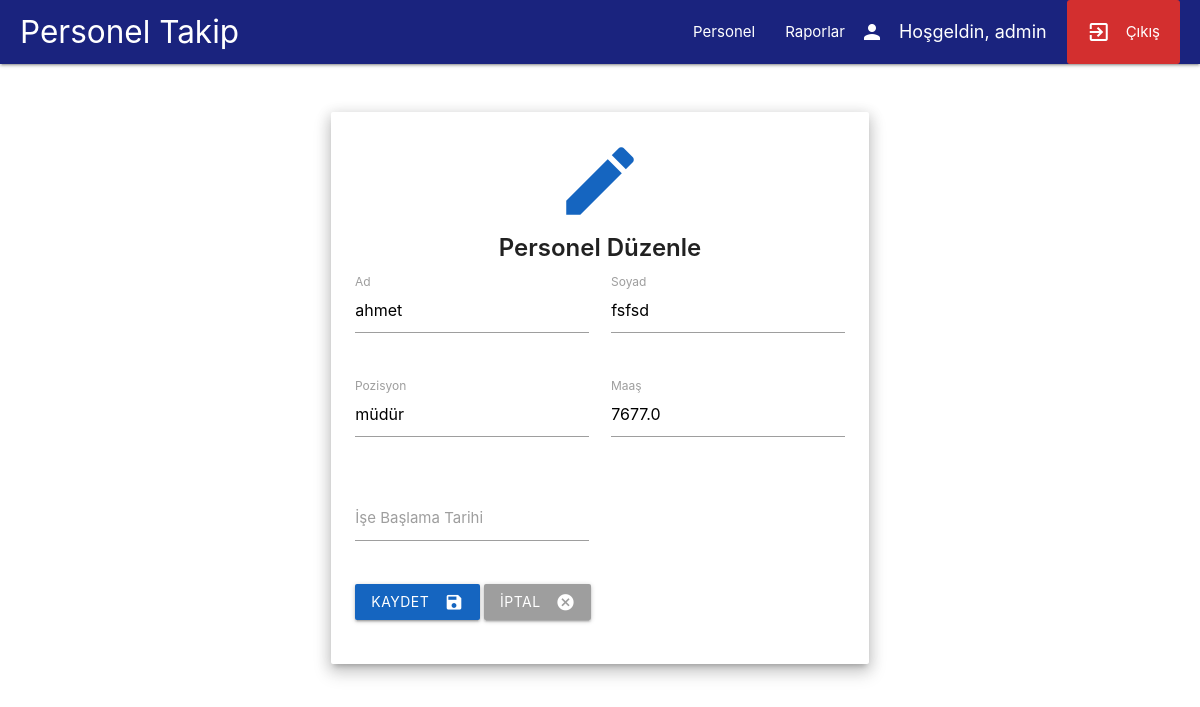
Screenshot of /personel/duzenle/1 (signed in) with the database file from the repository.
### app.py (models this page shows)
class User(UserMixin, db.Model):
    id = db.Column(db.Integer, primary_key=True)
    username = db.Column(db.String(150), unique=True, nullable=False)
    password = db.Column(db.String(150), nullable=False)

class Personel(db.Model):
    id = db.Column(db.Integer, primary_key=True)
    ad = db.Column(db.String(100), nullable=False)
    soyad = db.Column(db.String(100), nullable=False)
    pozisyon = db.Column(db.String(100), nullable=False)
    ise_baslama = db.Column(db.String(20))
    maas = db.Column(db.Float)

### app.py (the view, shortened to what this page needs)
@app.route('/personel/duzenle/<int:id>', methods=['GET', 'POST'])
@login_required
def personel_duzenle(id):
    personel = Personel.query.get_or_404(id)
    return render_template('personel_duzenle.html', personel=personel)

### app.py (called while the page is built)
@login_manager.user_loader
def load_user(user_id):
    return User.query.get(int(user_id))

### templates/personel_duzenle.html
{% extends 'base.html' %}
{% block content %}
<div class="row" style="margin-top: 5vh;">
    <div class="col s12 m8 offset-m2">
        <div class="card z-depth-3">
            <div class="card-content">
                <div class="center-align">
                    <i class="material-icons large blue-text text-darken-3">edit</i>
                    <span class="card-title" style="font-weight:600;">Personel Düzenle</span>
                </div>
                <form method="POST">
                    <div class="row">
                        <div class="input-field col s12 m6">
                            <input type="text" name="ad" id="ad" value="{{ personel.ad }}" required>
                            <label for="ad" class="active">Ad</label>
                        </div>
                        <div class="input-field col s12 m6">
                            <input type="text" name="soyad" id="soyad" value="{{ personel.soyad }}" required>
                            <label for="soyad" class="active">Soyad</label>
                        </div>
                    </div>
                    <div class="row">
                        <div class="input-field col s12 m6">
                            <input type="text" name="pozisyon" id="pozisyon" value="{{ personel.pozisyon }}" required>
                            <label for="pozisyon" class="active">Pozisyon</label>
                        </div>
                        <div class="input-field col s12 m6">
                            <input type="number" name="maas" id="maas" value="{{ personel.maas }}">
                            <label for="maas" class="active">Maaş</label>
                        </div>
                    </div>
                    <div class="row">
                        <div class="input-field col s12 m6">
                            <input type="text" name="ise_baslama" id="ise_baslama" value="{{ personel.ise_baslama }}">
                            <label for="ise_baslama" class="active">İşe Başlama Tarihi</label>
                        </div>
                    </div>
                    <div class="row">
                        <div class="col s12">
                            <button class="btn waves-effect waves-light blue darken-3" type="submit">
                                Kaydet
                                <i class="material-icons right">save</i>
                            </button>
                            <a href="{{ url_for('personel') }}" class="btn waves-effect waves-light grey">
                                İptal
                                <i class="material-icons right">cancel</i>
                            </a>
                        </div>
                    </div>
                </form>
            </div>
        </div>
    </div>
</div>
{% endblock %}

### templates/base.html (shortened to what this page needs)
<!DOCTYPE html>
<html lang="tr">
<head>
    <link rel="stylesheet" href="https://cdnjs.cloudflare.com/ajax/libs/materialize/1.0.0/css/materialize.min.css">
</head>
<body>
    <nav>
        <div class="nav-wrapper">
            <a href="/" class="brand-logo left">Personel Takip</a>
            <ul class="right">
                <li><a href="/personel">Personel</a></li>
                <li><a href="/raporlar">Raporlar</a></li>
                {% if current_user.is_authenticated %}
                    <li>
                        <span class="welcome-text">
                            <i class="material-icons left">person</i>
                            Hoşgeldin, {{ current_user.username }}
                        </span>
                    </li>
                    <li>
                        <a href="/logout" class="logout-btn">
                            <i class="material-icons left">exit_to_app</i>
                            Çıkış
                        </a>
                    </li>
                {% else %}
                    <li><a href="/login">Giriş</a></li>
                {% endif %}
            </ul>
        </div>
    </nav>
    <div class="container">
        {% block content %}{% endblock %}
    </div>
</body>
</html>

### templates/base.html (style rules this page uses)
.welcome-text { font-size: 1.2rem; margin-right: 20px; color: white; }
.nav-wrapper { padding: 0 20px; background-color: #1a237e; }
.logout-btn { background-color: #d32f2f; padding: 0 20px; border-radius: 3px; }

### rows the page displays
User: username "admin"
Personel: ad "ahmet", soyad "fsfsd", pozisyon "müdür", maas "7677.0"
